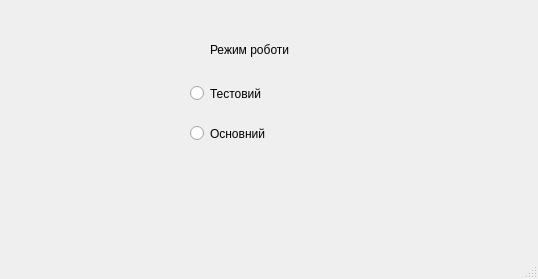
<?xml version="1.0" encoding="UTF-8"?>
<ui version="4.0">
 <class>MainWindow</class>
 <widget class="QMainWindow" name="MainWindow">
  <property name="geometry">
   <rect>
    <x>0</x>
    <y>0</y>
    <width>538</width>
    <height>279</height>
   </rect>
  </property>
  <property name="windowTitle">
   <string>MainWindow</string>
  </property>
  <widget class="QWidget" name="centralwidget">
   <widget class="QLabel" name="label">
    <property name="geometry">
     <rect>
      <x>210</x>
      <y>30</y>
      <width>131</width>
      <height>41</height>
     </rect>
    </property>
    <property name="text">
     <string>Режим роботи</string>
    </property>
    <property name="textFormat">
     <enum>Qt::RichText</enum>
    </property>
    <property name="scaledContents">
     <bool>false</bool>
    </property>
   </widget>
   <widget class="QRadioButton" name="radioButton">
    <property name="geometry">
     <rect>
      <x>190</x>
      <y>80</y>
      <width>132</width>
      <height>27</height>
     </rect>
    </property>
    <property name="text">
     <string>Тестовий</string>
    </property>
   </widget>
   <widget class="QRadioButton" name="radioButton_2">
    <property name="geometry">
     <rect>
      <x>190</x>
      <y>120</y>
      <width>132</width>
      <height>27</height>
     </rect>
    </property>
    <property name="text">
     <string>Основний</string>
    </property>
   </widget>
  </widget>
  <widget class="QMenuBar" name="menubar">
   <property name="geometry">
    <rect>
     <x>0</x>
     <y>0</y>
     <width>538</width>
     <height>26</height>
    </rect>
   </property>
  </widget>
  <widget class="QStatusBar" name="statusbar"/>
 </widget>
 <resources/>
 <connections/>
</ui>
